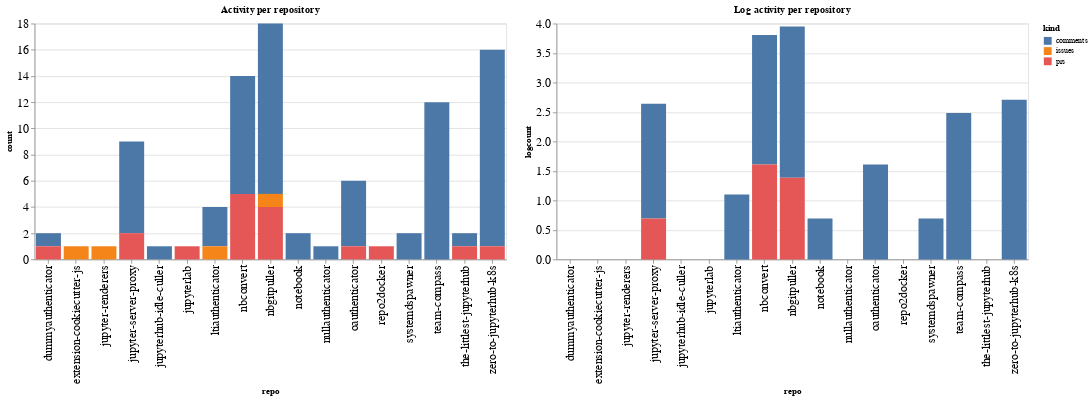

Notebook cell for this chart:
### Code cell
ch1 = alt.Chart(repo_summaries, width=600, title="Activity per repository").mark_bar().encode(
    x='repo',
    y='count',
    color='kind',
    tooltip="kind"
)

ch2 = alt.Chart(repo_summaries, width=600, title="Log activity per repository").mark_bar().encode(
    x='repo',
    y='logcount',
    color='kind',
    tooltip="kind"
)

ch1 | ch2

### Figure 1 — Vega-Lite specification as saved in the notebook (floating-point values rounded to 4 significant figures)
{"config": {"axisLeft": {"labelFontSize": 15}, "axisBottom": {"labelFontSize": 15}}, "hconcat": [{"mark": "bar", "encoding": {"color": {"type": "nominal", "field": "kind"}, "tooltip": {"type": "nominal", "field": "kind"}, "x": {"type": "nominal", "field": "repo"}, "y": {"type": "quantitative", "field": "count"}}, "title": "Activity per repository", "width": 600}, {"mark": "bar", "encoding": {"color": {"type": "nominal", "field": "kind"}, "tooltip": {"type": "nominal", "field": "kind"}, "x": {"type": "nominal", "field": "repo"}, "y": {"type": "quantitative", "field": "logcount"}}, "title": "Log activity per repository", "width": 600}], "data": {"name": "data-76b9d407459610d4932a1f083b80b8dc"}, "$schema": "https://vega.github.io/schema/vega-lite/v4.8.1.json", "datasets": {"data-76b9d407459610d4932a1f083b80b8dc": [{"repo": "dummyauthenticator", "kind": "comments", "count": 1, "logcount": 0.0}, {"repo": "dummyauthenticator", "kind": "prs", "count": 1, "logcount": 0.0}, {"repo": "extension-cookiecutter-js", "kind": "issues", "count": 1, "logcount": 0.0}, {"repo": "jupyter-renderers", "kind": "issues", "count": 1, "logcount": 0.0}, {"repo": "jupyter-server-proxy", "kind": "comments", "count": 7, "logcount": 1.946}, {"repo": "jupyter-server-proxy", "kind": "prs", "count": 2, "logcount": 0.6931}, {"repo": "jupyterhub-idle-culler", "kind": "comments", "count": 1, "logcount": 0.0}, {"repo": "jupyterlab", "kind": "prs", "count": 1, "logcount": 0.0}, {"repo": "ltiauthenticator", "kind": "comments", "count": 3, "logcount": 1.099}, {"repo": "ltiauthenticator", "kind": "issues", "count": 1, "logcount": 0.0}, {"repo": "nbconvert", "kind": "comments", "count": 9, "logcount": 2.197}, {"repo": "nbconvert", "kind": "prs", "count": 5, "logcount": 1.609}, {"repo": "nbgitpuller", "kind": "comments", "count": 13, "logcount": 2.565}, {"repo": "nbgitpuller", "kind": "issues", "count": 1, "logcount": 0.0}, {"repo": "nbgitpuller", "kind": "prs", "count": 4, "logcount": 1.386}, {"repo": "notebook", "kind": "comments", "count": 2, "logcount": 0.6931}, {"repo": "nullauthenticator", "kind": "comments", "count": 1, "logcount": 0.0}, {"repo": "oauthenticator", "kind": "comments", "count": 5, "logcount": 1.609}, {"repo": "oauthenticator", "kind": "prs", "count": 1, "logcount": 0.0}, {"repo": "repo2docker", "kind": "prs", "count": 1, "logcount": 0.0}, {"repo": "systemdspawner", "kind": "comments", "count": 2, "logcount": 0.6931}, {"repo": "team-compass", "kind": "comments", "count": 12, "logcount": 2.485}, {"repo": "the-littlest-jupyterhub", "kind": "comments", "count": 1, "logcount": 0.0}, {"repo": "the-littlest-jupyterhub", "kind": "prs", "count": 1, "logcount": 0.0}, {"repo": "zero-to-jupyterhub-k8s", "kind": "comments", "count": 15, "logcount": 2.708}, {"repo": "zero-to-jupyterhub-k8s", "kind": "prs", "count": 1, "logcount": 0.0}]}}
